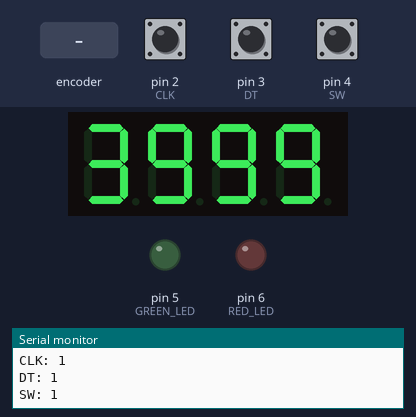
This sketch was run on a simulated Arduino Uno, built with avr-gcc and run on an emulated ATmega328P. Parts: 4-digit seven-segment display, output pins drawn as LEDs (lit = HIGH), the last lines printed to the serial monitor. The test bench sets the inputs (shaded band); at power-on: pin 2 (CLK) HIGH, pin 3 (DT) HIGH, pin 4 (SW) HIGH.

Above: at 4.1 s.
At 12.8 s:
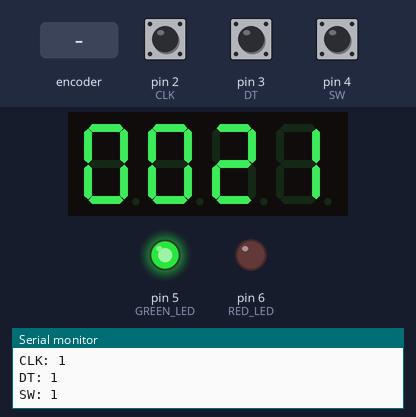
12.9 s: rotary encoder on pin 2 (CLK) / pin 3 (DT) turned 1 step (first pin leading)
At 14.8 s:
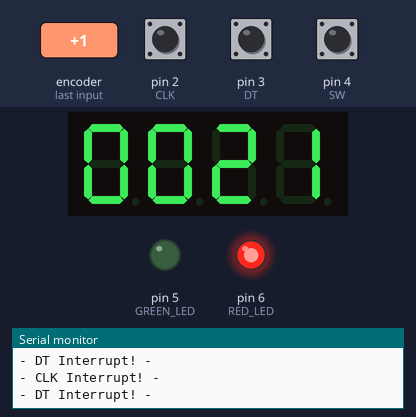
Timing chart, 0 to 25.6 s (numbered marks = the images above; inputs shaded):
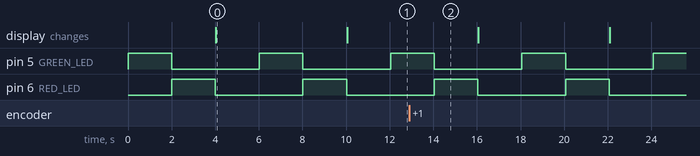

The sketch:

HWTest.ino
```cpp
// (licence header left out)
#include <TM1637Display.h> // https://github.com/avishorp/TM1637


// Signals:
#define SW 4
#define CLK 2
#define DT 3
#define GREEN_LED 5 // HIGH when activated, LOW otherwise
#define RED_LED 6 // HIGH when activated, LOW otherwise

// Display Pins:
#define TM1637_CLK 19
#define TM1637_DIO 18

// Configuration Parameters:
#define BRIGHTNESS_IDLE 0
#define BRIGHTNESS_MAX 255
#define DELAY 2000 // ms

//Global Variables:
TM1637Display tm1637(TM1637_CLK, TM1637_DIO);


void setup() {
  noInterrupts();
  Serial.begin(9600); //Initiate Serial communication.
  pinMode(SW, INPUT_PULLUP);
  pinMode(CLK, INPUT_PULLUP);
  pinMode(SW, INPUT_PULLUP);
  pinMode(RED_LED, OUTPUT); // It corresponds to: DDRD |= _BV(DDD6); // DDRx |= _BV(DDxn), in this case: Port D 6th pin as output.
  pinMode(GREEN_LED, OUTPUT); // It corresponds to: DDRD |= _BV(DDD5);
  attachInterrupt(digitalPinToInterrupt(CLK), clkInterrupt, CHANGE);
  attachInterrupt(digitalPinToInterrupt(DT), dtInterrupt, CHANGE);
  interrupts();
}

void loop() {
  uint8_t clk = digitalRead(CLK);
  uint8_t dt = digitalRead(DT);
  uint8_t sw = digitalRead(SW);
  Serial.print("CLK: ");
  Serial.println(clk);
  Serial.print("DT: ");
  Serial.println(dt);
  Serial.print("SW: ");
  Serial.println(sw);
  digitalWrite(GREEN_LED, HIGH); // It corresponds to: PORTD |= _BV(PORTD5);
  delay(DELAY); // It corresponds to: _delay_ms(DELAY);
  digitalWrite(GREEN_LED, LOW); // It corresponds to: PORTD &= ~_BV(PORTD5);
  digitalWrite(RED_LED, HIGH); // It corresponds to: PORTD |= _BV(PORTD6);
  delay(DELAY);
  digitalWrite(RED_LED, LOW); // It corresponds to: PORTD &= ~_BV(PORTD6);
  tm1637.setBrightness(BRIGHTNESS_MAX, true);
  tm1637.showNumberDec(millis(), true);
  delay(DELAY);
  tm1637.setBrightness(BRIGHTNESS_IDLE, true);
}

void clkInterrupt(){
  Serial.println("- CLK Interrupt! -");
}

void dtInterrupt(){
  Serial.println("- DT Interrupt! -");
}
```

Measured:
- by itself, pin 5 (GREEN_LED), pin 6 (RED_LED): alternates HIGH for 2.0 s and LOW for 4.0 s
- what the display in image 0 shows lasts 6.0 s, from 4.0 s to 10.0 s
